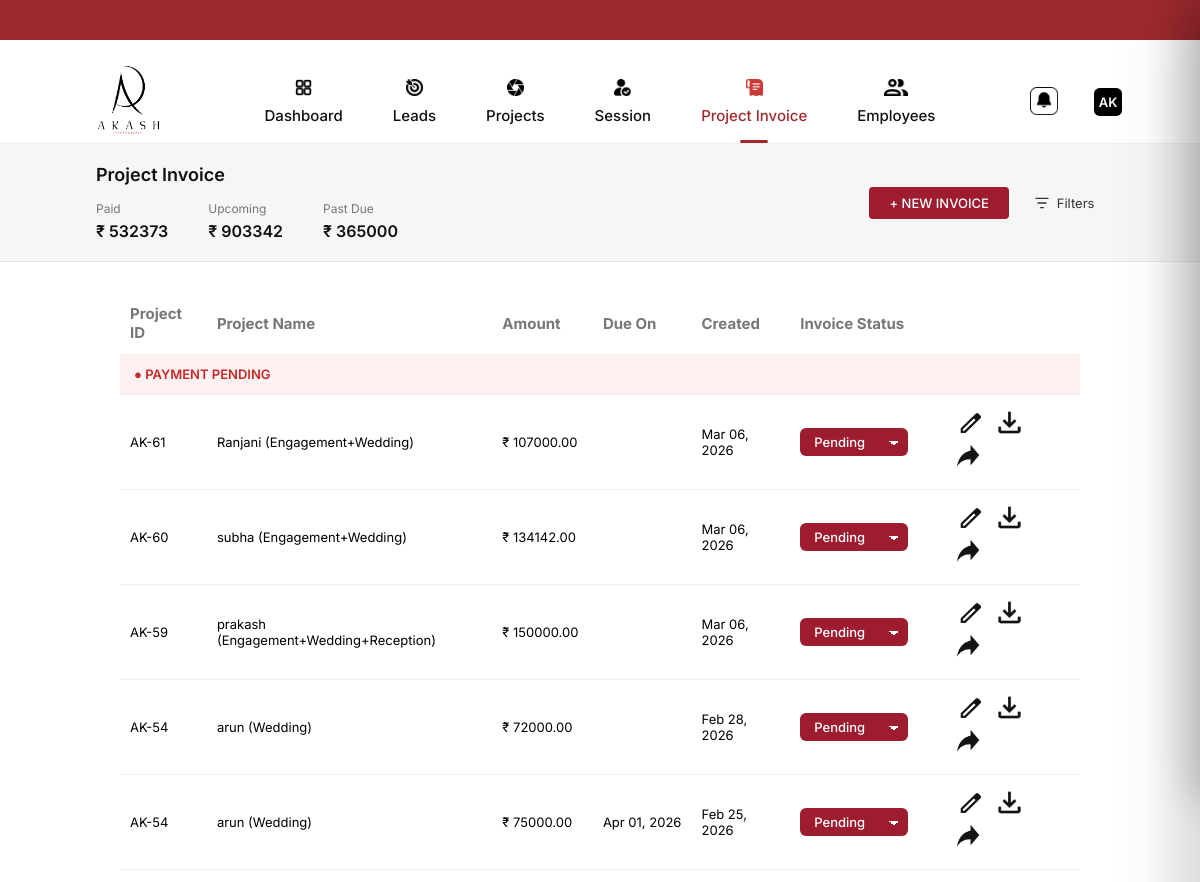
Before: /project-invoice/ (upper part) with the older database file.
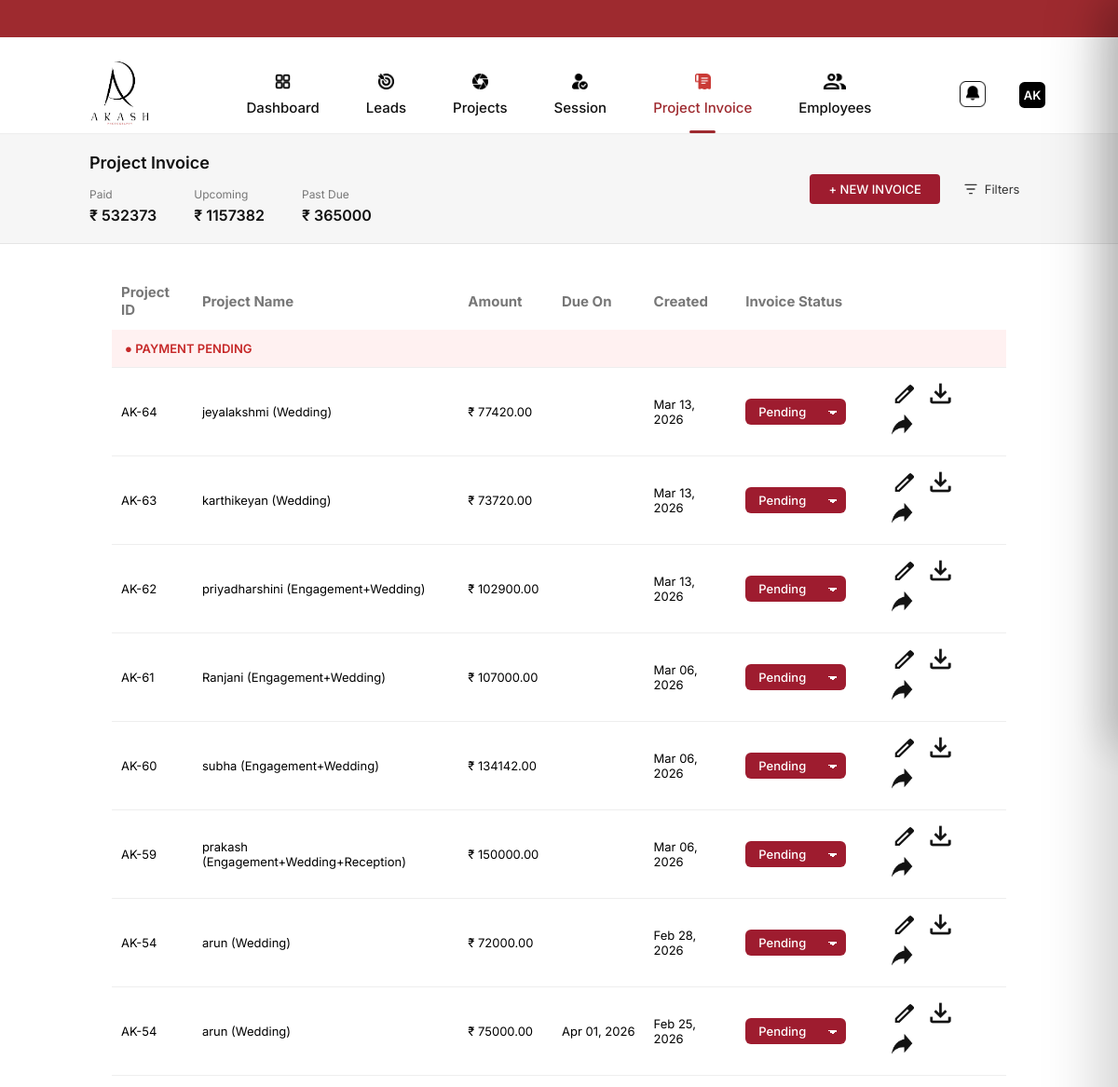
After: the same page with the newer database file.
### core/models.py (models this page shows, shortened)
class Invoice(models.Model):
    STATUS_CHOICES = [
        ("DRAFT", "Draft"),
         ("PENDING", "Pending"),
    ("COMPLETED", "Completed"),
    ]
    project = models.ForeignKey(
        Project,
        on_delete=models.CASCADE,
        related_name="invoices"
    )
    subtotal = models.DecimalField(max_digits=10, decimal_places=2, default=0)
    tax_amount = models.DecimalField(max_digits=10, decimal_places=2, default=0)
    total = models.DecimalField(max_digits=10, decimal_places=2, default=0)
    due_date = models.DateField(null=True, blank=True)
    notes = models.TextField(blank=True)
    status = models.CharField(
        max_length=20,
        choices=STATUS_CHOICES,
        default="DRAFT"
    )
    created_at = models.DateTimeField(auto_now_add=True)

class Project(models.Model):
    STATUS_CHOICES = [
        ("ASSIGNED", "To Be Assigned"),
        ("PRE", "Pre Production"),
        ("SELECTION", "Selection"),
        ("POST", "Post Production"),
        ("COMPLETED", "Completed"),
    ]
    lead = models.OneToOneField(
        "Lead",
        on_delete=models.CASCADE,
        related_name="project"
    )
    client_name = models.CharField(
        max_length=100,
        blank=True,
        null=True
    )
    event_type = models.CharField(
        max_length=100,
        blank=True,
        null=True
    )
    start_date = models.DateField(
        blank=True,
        null=True
    )
    end_date = models.DateField(
        blank=True,
        null=True
    )
    status = models.CharField(
        max_length=20,
        choices=STATUS_CHOICES,
        default="ASSIGNED"
    )
    created_at = models.DateTimeField(
        auto_now_add=True
    )

class Lead(models.Model):
    STATUS_CHOICES = [
        ("NEW", "New"),
        ("FOLLOW_UP", "Follow Up"),
        ("ACCEPTED", "Accepted"),
        ("LOST", "Lost"),
    ]
    client_name = models.CharField(max_length=100)
    phone = models.CharField(max_length=15)
    email = models.EmailField(blank=True, null=True)
    position = models.PositiveIntegerField(default=0)
    event_type = models.CharField(max_length=50)
    event_start_date = models.DateField()
    event_start_session = models.CharField(
    max_length=10,
    choices=[("Morning", "Morning"), ("Evening", "Evening")]
)
    event_end_date = models.DateField()
    event_end_session = models.CharField(
    max_length=10,
    choices=[("Morning", "Morning"), ("Evening", "Evening")]
)
    follow_up_date = models.DateField(null=True, blank=True)
    event_location = models.CharField(max_length=150)
    total_amount = models.DecimalField(
        max_digits=10, decimal_places=2, null=True, blank=True
    )
    paid_amount = models.DecimalField(
        max_digits=10, decimal_places=2, default=0
    )
    status = models.CharField(
        max_length=20,
        choices=STATUS_CHOICES,
        default="NEW"
    )
    created_at = models.DateTimeField(auto_now_add=True)
    selected_services = models.JSONField(default=list)
    pricing_data = models.JSONField(default=dict, blank=True, null=True)

### core/views.py (the view)
# urls.py: path("project-invoice/", project_invoice_view, name="project_invoice"),
def project_invoice_view(request):
    invoices = Invoice.objects.select_related("project") \
        .exclude(status="DRAFT") \
        .order_by("-created_at")
    pending = invoices.filter(status="PENDING")
    completed = invoices.filter(status="COMPLETED")
    context = {
        "pending_invoices": pending,
        "completed_invoices": completed,
        "paid_amount": completed.aggregate(
            total=Sum("total")
        )["total"] or 0,
        "upcoming_amount": pending.aggregate(
            total=Sum("total")
        )["total"] or 0,
        "past_due_amount": invoices.filter(
            due_date__lt=timezone.now()
        ).aggregate(
            total=Sum("total")
        )["total"] or 0,
    }
    return render(request, "project_invoice.html", context)

### core/templates/project_invoice.html (shortened to what this page needs)
{% extends "base.html" %}
{% load static %}
{% block content %}
<link rel="stylesheet" href="{% static 'css/project_invoice.css' %}">
<section class="invoice-header">
  <div class="invoice-left">
    <h1>Project Invoice</h1>
    <div class="invoice-stats">
      <div>
        <span>Paid</span>
        <strong>₹ {{ paid_amount|default:"0" }}</strong>
      </div>
      <div>
        <span>Upcoming</span>
        <strong>₹ {{ upcoming_amount|default:"0" }}</strong>
      </div>
      <div>
        <span>Past Due</span>
        <strong>₹ {{ past_due_amount|default:"0" }}</strong>
      </div>
    </div>
  </div>
  <div class="invoice-actions">
    <button id="newInvoiceBtn">+ NEW INVOICE</button>
    <button class="filter-btn" onclick="openFilters()">
      <svg width="1rem" height="1rem" viewBox="0 0 24 24" fill="none">
        <path d="M3 5h18M6 12h12M10 19h4" stroke="currentColor" stroke-width="2" stroke-linecap="round" />
      </svg>
      <span>Filters</span>
    </button>
  </div>
</section>
<div class="invoice-table">
  <div class="invoice-section pending">
    <table>
      <thead>
        <tr>
          <th>Project ID</th>
          <th>Project Name</th>
          <th>Amount</th>
          <th>Due On</th>
          <th>Created</th>
          <th>Invoice Status</th>
          <th></th>
        </tr>
      </thead>
      <tbody>
        <tr class="section-header-row">
          <td colspan="7" class="section-header red">
            ● PAYMENT PENDING
          </td>
        </tr>
        {% for inv in pending_invoices %}
        <tr class="invoice-row" data-status="{{ inv.status }}" data-created="{{ inv.created_at|date:'Y-m-d' }}"
          data-due="{{ inv.due_date|date:'Y-m-d' }}" data-amount="{{ inv.total }}"
          data-paid="{{ inv.project.lead.paid_amount|default:0 }}"
          data-client="{{ inv.project.lead.client_name|lower }}" data-event="{{ inv.project.lead.event_type|lower }}">
          <td>AK-{{ inv.project.id }}</td>
          <td> {{ inv.project.lead.client_name }}
            ({{ inv.project.lead.event_type }})</td>
          <td>₹ {{ inv.total }}</td>
          <td>{{ inv.due_date|date:"M d, Y" }}</td>
          <td>{{ inv.created_at|date:"M d, Y" }}</td>
          <td>
            <select class="status pending" onchange="updateInvoiceStatus({{ inv.id }}, this.value, this)">
              <option value="PENDING" selected>Pending</option>
            </select>
          </td>
          <td class="actions">
            <i onclick="editInvoice({{ inv.id }})"> <img src="{% static 'images/download.png' %}"></i>
            <i onclick="downloadInvoice({{ inv.id }})"><img src="{% static 'images/down.png' %}"></i>
            <i onclick="shareInvoice({{ inv.id }})"><img src="{% static 'images/share.png' %}"></i>
          </td>
        </tr>
        {% endfor %}
      </tbody>
    </table>
  </div>
</div>
{% endblock %}

Changed rows visible on the page:
added Invoice: project.id "64", project.lead.client_name "jeyalakshmi", project.lead.event_type "Wedding", total "77420.00", created_at "Mar 13, 2026", id "Pending"
added Invoice: project.id "63", project.lead.client_name "karthikeyan", project.lead.event_type "Wedding", total "73720.00", created_at "Mar 13, 2026", id "Pending"
added Invoice: project.id "62", project.lead.client_name "priyadharshini", project.lead.event_type "Engagement+Wedding", total "102900.00", created_at "Mar 13, 2026", id "Pending"
Other visible differences:
{{ upcoming_amount|default:"0" }}: "903342" → "1157382"
